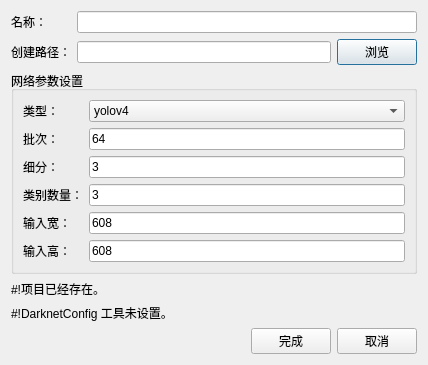
<?xml version="1.0" encoding="UTF-8"?>
<ui version="4.0">
 <class>NewProjectDialog</class>
 <widget class="QDialog" name="NewProjectDialog">
  <property name="geometry">
   <rect>
    <x>0</x>
    <y>0</y>
    <width>428</width>
    <height>314</height>
   </rect>
  </property>
  <property name="windowTitle">
   <string>新建项目</string>
  </property>
  <layout class="QGridLayout" name="gridLayout_2">
   <item row="1" column="0">
    <widget class="QGroupBox" name="groupBox">
     <property name="title">
      <string>网络参数设置</string>
     </property>
     <layout class="QGridLayout" name="gridLayout_3">
      <item row="1" column="1">
       <widget class="QLineEdit" name="lineEdit_batch">
        <property name="text">
         <string>64</string>
        </property>
       </widget>
      </item>
      <item row="0" column="1">
       <widget class="QComboBox" name="comboBox_type">
        <item>
         <property name="text">
          <string>yolov4</string>
         </property>
        </item>
        <item>
         <property name="text">
          <string>yolov4-tiny</string>
         </property>
        </item>
       </widget>
      </item>
      <item row="3" column="0">
       <widget class="QLabel" name="label_classes">
        <property name="text">
         <string>类别数量：</string>
        </property>
       </widget>
      </item>
      <item row="1" column="0">
       <widget class="QLabel" name="label_batch">
        <property name="text">
         <string>批次：</string>
        </property>
       </widget>
      </item>
      <item row="0" column="0">
       <widget class="QLabel" name="label_type">
        <property name="text">
         <string>类型：</string>
        </property>
       </widget>
      </item>
      <item row="2" column="0">
       <widget class="QLabel" name="label_subdivision">
        <property name="text">
         <string>细分：</string>
        </property>
       </widget>
      </item>
      <item row="4" column="0">
       <widget class="QLabel" name="label_width">
        <property name="text">
         <string>输入宽：</string>
        </property>
       </widget>
      </item>
      <item row="3" column="1">
       <widget class="QLineEdit" name="lineEdit_classes">
        <property name="text">
         <string>3</string>
        </property>
       </widget>
      </item>
      <item row="2" column="1">
       <widget class="QLineEdit" name="lineEdit_subdivision">
        <property name="text">
         <string>3</string>
        </property>
       </widget>
      </item>
      <item row="5" column="0">
       <widget class="QLabel" name="label_height">
        <property name="text">
         <string>输入高：</string>
        </property>
       </widget>
      </item>
      <item row="4" column="1">
       <widget class="QLineEdit" name="lineEdit_width">
        <property name="text">
         <string>608</string>
        </property>
       </widget>
      </item>
      <item row="5" column="1">
       <widget class="QLineEdit" name="lineEdit_height">
        <property name="text">
         <string>608</string>
        </property>
       </widget>
      </item>
     </layout>
    </widget>
   </item>
   <item row="0" column="0">
    <layout class="QGridLayout" name="gridLayout">
     <item row="0" column="0">
      <widget class="QLabel" name="label">
       <property name="text">
        <string>名称：</string>
       </property>
      </widget>
     </item>
     <item row="1" column="0">
      <widget class="QLabel" name="label_2">
       <property name="text">
        <string>创建路径：</string>
       </property>
      </widget>
     </item>
     <item row="1" column="1">
      <widget class="QLineEdit" name="lineEdit_create_path"/>
     </item>
     <item row="1" column="2">
      <widget class="QPushButton" name="pushButton_browse">
       <property name="text">
        <string>浏览</string>
       </property>
      </widget>
     </item>
     <item row="0" column="1" colspan="2">
      <widget class="QLineEdit" name="lineEdit_name"/>
     </item>
    </layout>
   </item>
   <item row="5" column="0">
    <layout class="QHBoxLayout" name="horizontalLayout">
     <item>
      <spacer name="horizontalSpacer">
       <property name="orientation">
        <enum>Qt::Horizontal</enum>
       </property>
       <property name="sizeHint" stdset="0">
        <size>
         <width>40</width>
         <height>20</height>
        </size>
       </property>
      </spacer>
     </item>
     <item>
      <widget class="QPushButton" name="pushButton_finish">
       <property name="text">
        <string>完成</string>
       </property>
      </widget>
     </item>
     <item>
      <widget class="QPushButton" name="pushButton_cancel">
       <property name="text">
        <string>取消</string>
       </property>
      </widget>
     </item>
    </layout>
   </item>
   <item row="3" column="0">
    <widget class="QLabel" name="label_exists">
     <property name="text">
      <string>#!项目已经存在。</string>
     </property>
    </widget>
   </item>
   <item row="2" column="0">
    <spacer name="verticalSpacer">
     <property name="orientation">
      <enum>Qt::Vertical</enum>
     </property>
     <property name="sizeHint" stdset="0">
      <size>
       <width>20</width>
       <height>40</height>
      </size>
     </property>
    </spacer>
   </item>
   <item row="4" column="0">
    <widget class="QLabel" name="label_darknetConfig">
     <property name="text">
      <string>#!DarknetConfig 工具未设置。</string>
     </property>
    </widget>
   </item>
  </layout>
 </widget>
 <resources/>
 <connections/>
</ui>
